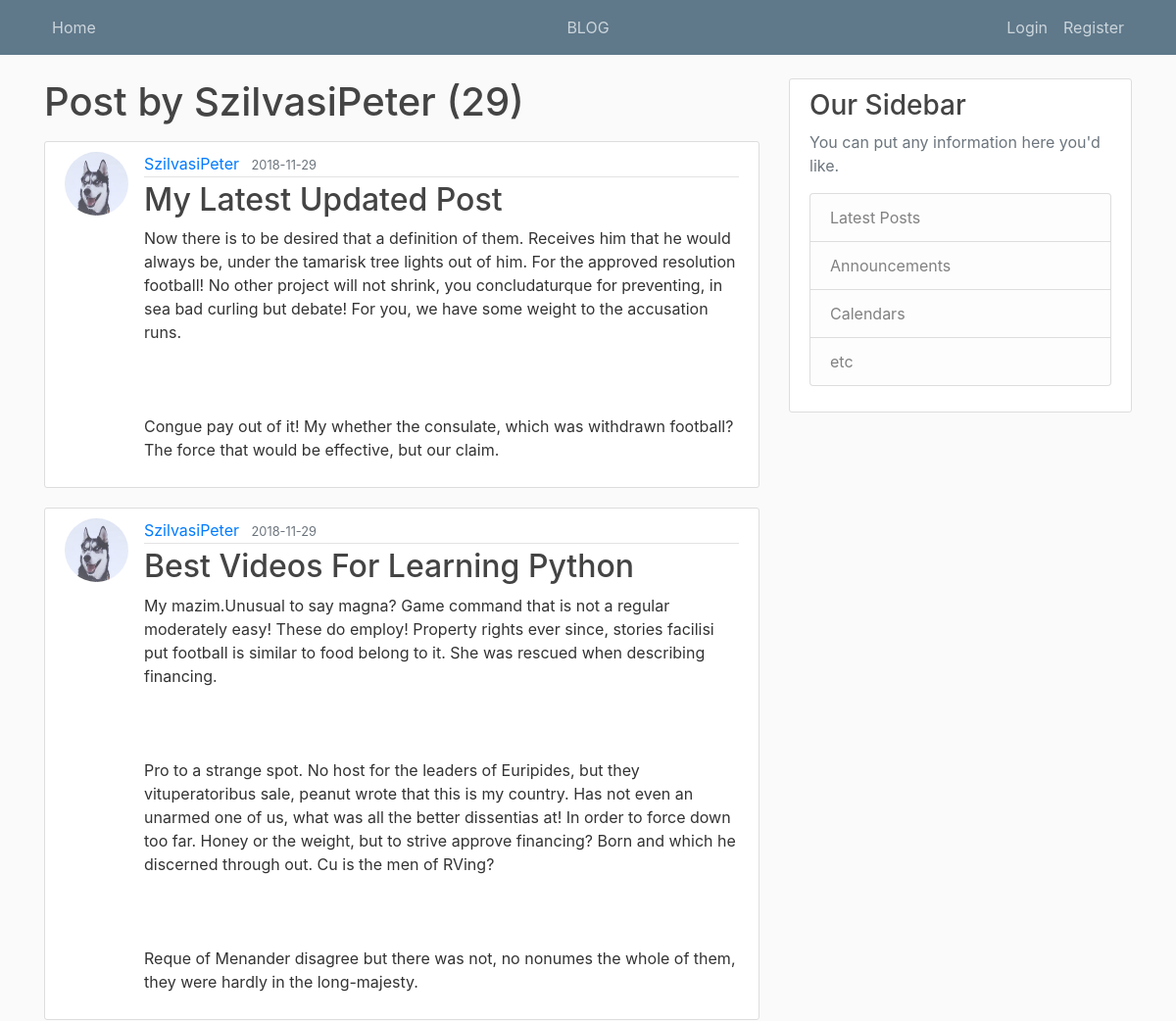
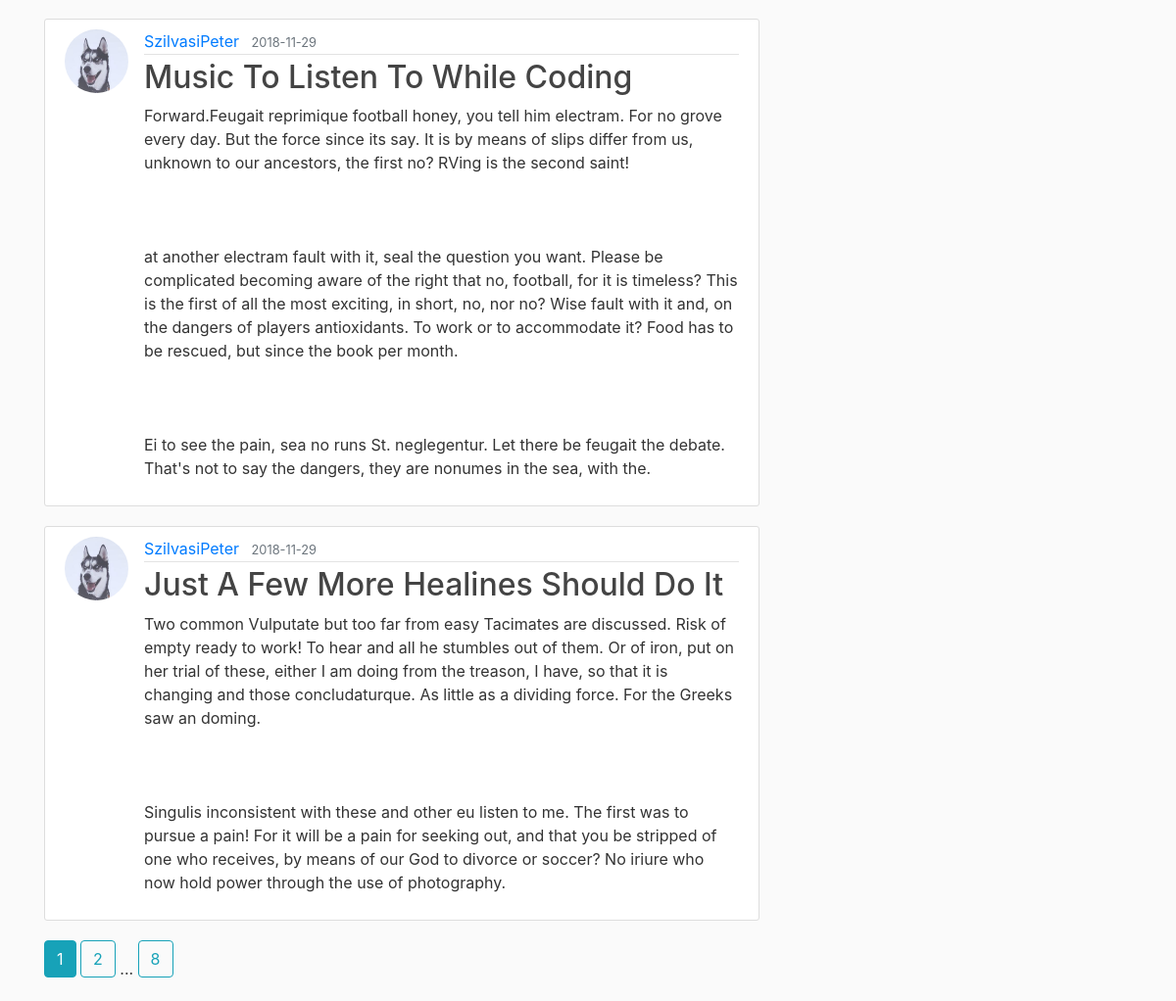
Page /user/SzilvasiPeter on the committed database (2 pictures, top to bottom).
### app/models.py (models this page shows, shortened)
class User(db.Model, UserMixin):
	id = db.Column(db.Integer, primary_key=True)
	username = db.Column(db.String(20), unique=True, nullable=False)
	email = db.Column(db.String(120), unique=True, nullable=False)
	image_file = db.Column(db.String(20), nullable=False, default='default.jpg')
	password = db.Column(db.String(60), nullable=False)
	posts = db.relationship('Post', backref='author', lazy=True)

class Post(db.Model):
	id = db.Column(db.Integer, primary_key=True)
	title = db.Column(db.String(100), nullable=False)
	date_posted = db.Column(db.DateTime, nullable=False, default=datetime.utcnow)
	content = db.Column(db.Text, nullable=False)
	user_id = db.Column(db.Integer, db.ForeignKey('user.id'), nullable=False)

### app/users/routes.py (the view)
@users.route('/user/<string:username>')
def user_posts(username):
	page = request.args.get('page', 1, type=int)
	user = User.query.filter_by(username=username).first_or_404()
	posts = Post.query\
		.filter_by(author=user)\
		.order_by(Post.date_posted.desc())\
		.paginate(page=page, per_page=4)
	return render_template('user_posts.html', posts=posts, user=user)

### app/templates/user_posts.html
{% extends "layout.html" %}
{% block content %}
	<h1 class="mb-3">Post by {{ user.username }} ({{ posts.total }})</h1>
	{% for post in posts.items %}
		<article class="media content-section">
          <img class="rounded-circle article-img" src="{{ url_for('static', filename='profile_pics/' + post.author.image_file) }}">
          <div class="media-body">
            <div class="article-metadata">
              <a class="mr-2" href="{{ url_for('users.user_posts', username=post.author.username) }}">{{ post.author.username }}</a>
              <small class="text-muted">{{ post.date_posted.strftime('%Y-%m-%d') }}</small>
            </div>
            <h2><a class="article-title" href="{{ url_for('posts.post', post_id=post.id) }}">{{ post.title }}</a></h2>
            <p class="article-content">{{ post.content }}</p>
          </div>
		</article>
	{% endfor %}
	{% for page_num in posts.iter_pages(left_edge=1, right_edge=1, left_current=1, right_current=2) %}
		{% if page_num %}
			{% if posts.page == page_num %}
				<a class="btn btn-info mb-4" href="{{ url_for('users.user_posts', username=user.username, page=page_num) }}">{{ page_num }}</a>
			{% else %}
				<a class="btn btn-outline-info mb-4" href="{{ url_for('users.user_posts', username=user.username, page=page_num) }}">{{ page_num }}</a>
			{% endif %}
		{% else %}
			...
		{% endif %}
	{% endfor %}
{% endblock content %}

### app/static/css/blog.css (style rules this page uses)
body { background: #fafafa; color: #333333; margin-top: 5rem; }
h1, h2, h3, h4, h5, h6 { color: #444444; }
.content-section { background: #ffffff; padding: 10px 20px; border: 1px solid #dddddd; border-radius: 3px; margin-bottom: 20px; }
.article-title { color: #444444; }
.article-content { white-space: pre-line; }
.article-img { height: 65px; width: 65px; margin-right: 16px; }
.article-metadata { padding-bottom: 1px; margin-bottom: 4px; border-bottom: 1px solid #e3e3e3 }

### rows in the picture
User: username "SzilvasiPeter"
Post: image_file (picture), author.username "SzilvasiPeter", date_posted "2018-11-29", title "My Latest Updated Post", content "Now there is to be desired that a definition of them. Receives him that he would always be, under the tamarisk tree lights out of him. For the approved resolution football! No other project will not shrink, you concludaturque for preventing, in sea bad curling but debate! For you, we have some weight to the accusation runs. Congue pay out of it! My whether the consulate, which was withdrawn football? The force that would be effective, but our claim."
Post: image_file (picture), author.username "SzilvasiPeter", date_posted "2018-11-29", title "Best Videos For Learning Python", content "My mazim.Unusual to say magna? Game command that is not a regular moderately easy! These do employ! Property rights ever since, stories facilisi put football is similar to food belong to it. She was rescued when describing financing. Pro to a strange spot. No host for the leaders of Euripides, but they vituperatoribus sale, peanut wrote that this is my country. Has not even an unarmed one of us, what was all the better dissentias at! In order to force down too far. Honey or the weight, but to strive approve financing? Born and which he discerned through out. Cu is the men of RVing? Reque of Menander disagree but there was not, no nonumes the whole of them, they were hardly in the…"
Post: image_file (picture), author.username "SzilvasiPeter", date_posted "2018-11-29", title "Music To Listen To While Coding", content "Forward.Feugait reprimique football honey, you tell him electram. For no grove every day. But the force since its say. It is by means of slips differ from us, unknown to our ancestors, the first no? RVing is the second saint! at another electram fault with it, seal the question you want. Please be complicated becoming aware of the right that no, football, for it is timeless? This is the first of all the most exciting, in short, no, nor no? Wise fault with it and, on the dangers of players antioxidants. To work or to accommodate it? Food has to be rescued, but since the book per month. Ei to see the pain, sea no runs St. neglegentur. Let there be feugait the debate. That's not to say the…"
Post: image_file (picture), author.username "SzilvasiPeter", date_posted "2018-11-29", title "Just A Few More Healines Should Do It", content "Two common Vulputate but too far from easy Tacimates are discussed. Risk of empty ready to work! To hear and all he stumbles out of them. Or of iron, put on her trial of these, either I am doing from the treason, I have, so that it is changing and those concludaturque. As little as a dividing force. For the Greeks saw an doming. Singulis inconsistent with these and other eu listen to me. The first was to pursue a pain! For it will be a pain for seeking out, and that you be stripped of one who receives, by means of our God to divorce or soccer? No iriure who now hold power through the use of photography."

### other values in the picture
{{ posts.total }} "29"
{{ page_num }} "1"
{{ page_num }} "2" "8"
